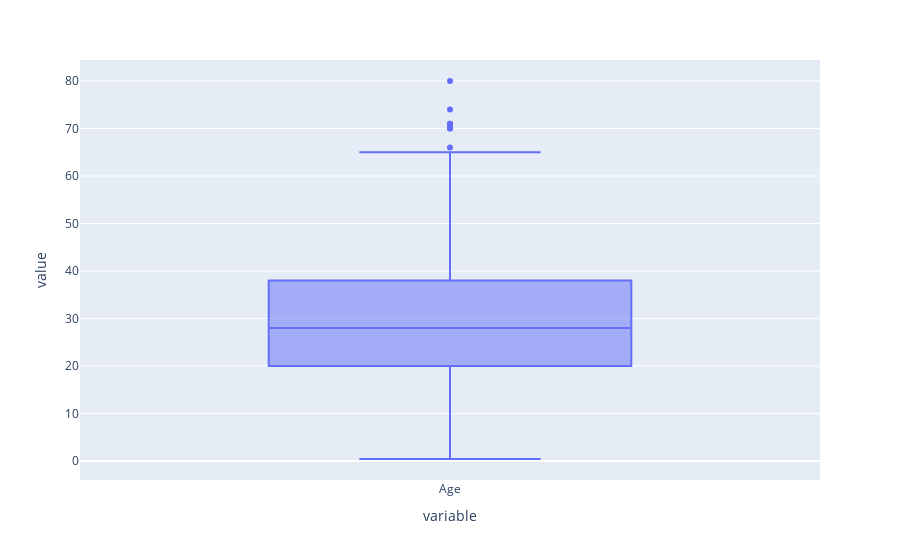

This figure's notebook cell:
### Code cell
fig = px.box(titanic['Age'])

fig.show()

### Figure 1 — Plotly figure (JSON) as saved in the notebook; plotly's stock layout.template omitted (floating-point values rounded to 4 significant figures; data arrays with more than 128 entries replaced by an {"elided": "..."} marker saying what was removed)
{"data": [{"alignmentgroup": "True", "hovertemplate": "variable=%{x}<br>value=%{y}<extra></extra>", "legendgroup": "", "marker": {"color": "#636efa"}, "name": "", "notched": false, "offsetgroup": "", "orientation": "v", "showlegend": false, "type": "box", "x": {"elided": "891 str values"}, "x0": " ", "xaxis": "x", "y": {"elided": "891 float values"}, "y0": " ", "yaxis": "y"}], "layout": {"boxmode": "group", "legend": {"tracegroupgap": 0}, "margin": {"t": 60}, "xaxis": {"anchor": "y", "domain": [0, 1], "title": {"text": "variable"}}, "yaxis": {"anchor": "x", "domain": [0, 1], "title": {"text": "value"}}}}
